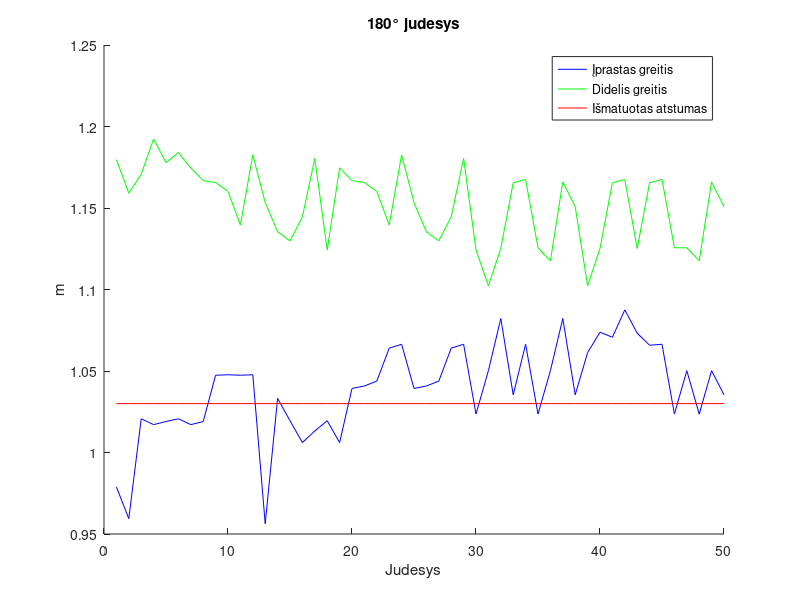
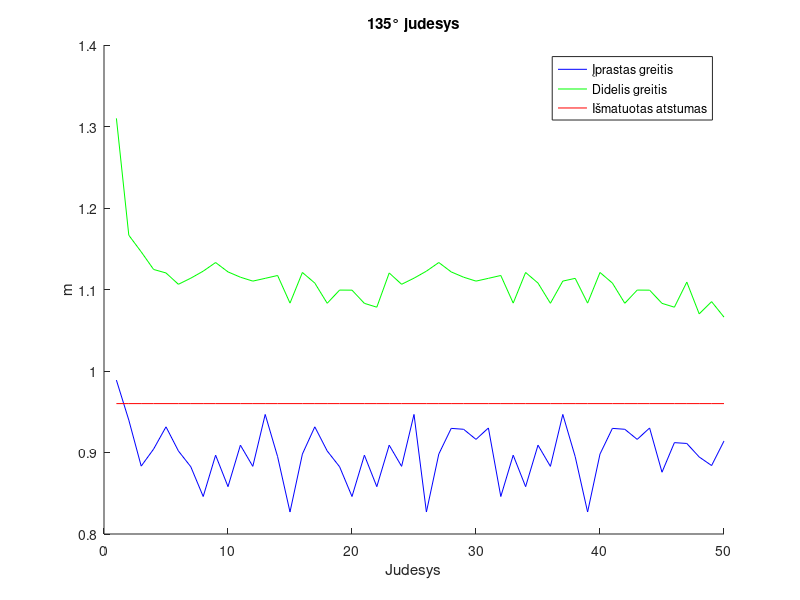
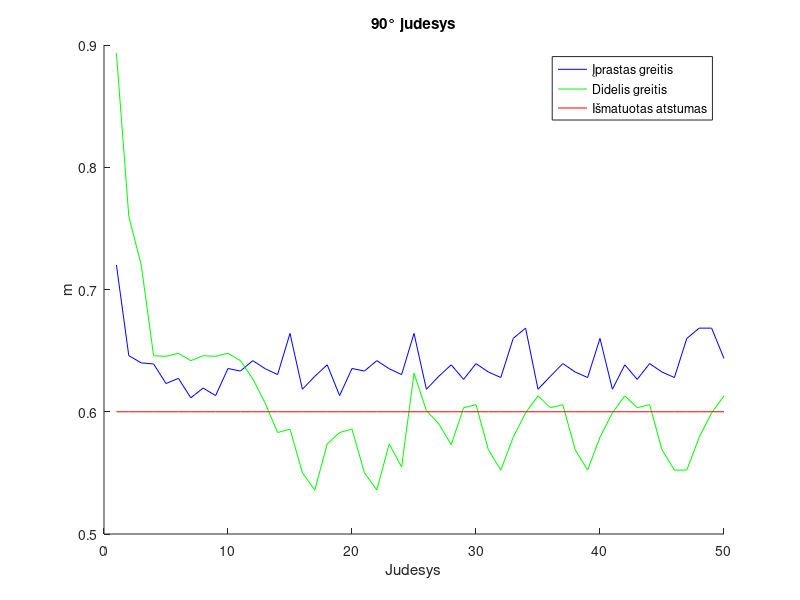

Write MATLAB code to recreate these figures, in order.
close all
clear
clc

test1 = [
    0.9789
0.9594
1.0207
1.0171
1.0190
1.0207
1.0171
1.0190
1.0474
1.0477
1.0474
1.0477
0.9563
1.0332
1.0195
1.0061
1.0132
1.0195
1.0061
1.0393
1.0408
1.0438
1.0640
1.0664
1.0393
1.0408
1.0438
1.0640
1.0664
1.0236
1.0502
1.0822
1.0354
1.0664
1.0236
1.0502
1.0822
1.0354
1.0613
1.0738
1.0707
1.0875
1.0732
1.0658
1.0664
1.0236
1.0502
1.0236
1.0502
1.0354];

test2 = [0.9888
0.9398
0.8833
0.9042
0.9315
0.9019
0.8825
0.8460
0.8967
0.8581
0.9090
0.8830
0.9467
0.8949
0.8270
0.8981
0.9315
0.9019
0.8825
0.8460
0.8967
0.8581
0.9090
0.8830
0.9467
0.8270
0.8981
0.9296
0.9285
0.9161
0.9301
0.8460
0.8967
0.8581
0.9090
0.8830
0.9467
0.8949
0.8270
0.8981
0.9296
0.9285
0.9161
0.9301
0.8758
0.9121
0.9111
0.8945
0.8840
0.9141];

test3 = [0.7201
0.6459
0.6400
0.6391
0.6231
0.6273
0.6114
0.6194
0.6132
0.6354
0.6333
0.6418
0.6352
0.6304
0.6641
0.6184
0.6290
0.6384
0.6132
0.6354
0.6333
0.6418
0.6352
0.6304
0.6641
0.6184
0.6290
0.6384
0.6265
0.6394
0.6325
0.6280
0.6600
0.6684
0.6184
0.6290
0.6394
0.6325
0.6280
0.6600
0.6184
0.6384
0.6265
0.6394
0.6325
0.6280
0.6600
0.6684
0.6684
0.6436];

test4 = [1.1797
1.1591
1.1708
1.1923
1.1779
1.1840
1.1746
1.1668
1.1656
1.1602
1.1396
1.1826
1.1533
1.1354
1.1298
1.1446
1.1804
1.1243
1.1746
1.1668
1.1656
1.1602
1.1396
1.1826
1.1533
1.1354
1.1298
1.1446
1.1804
1.1243
1.1023
1.1252
1.1655
1.1675
1.1256
1.1176
1.1660
1.1508
1.1023
1.1252
1.1655
1.1675
1.1252
1.1655
1.1675
1.1256
1.1256
1.1176
1.1660
1.1508];

test5 = [1.3100
1.1666
1.1462
1.1246
1.1203
1.1064
1.1139
1.1225
1.1331
1.1216
1.1151
1.1103
1.1137
1.1172
1.0833
1.1209
1.1079
1.0831
1.0993
1.0992
1.0830
1.0783
1.1203
1.1064
1.1139
1.1225
1.1331
1.1216
1.1151
1.1103
1.1137
1.1172
1.0833
1.1209
1.1079
1.0831
1.1103
1.1137
1.0833
1.1209
1.1079
1.0831
1.0993
1.0992
1.0830
1.0783
1.1091
1.0701
1.0851
1.0661];

test6 = [0.8934
0.7598
0.7201
0.6458
0.6454
0.6478
0.6418
0.6458
0.6454
0.6478
0.6418
0.6269
0.6070
0.5830
0.5858
0.5501
0.5360
0.5737
0.5830
0.5858
0.5501
0.5360
0.5737
0.5548
0.6315
0.6009
0.5901
0.5731
0.6033
0.6058
0.5689
0.5523
0.5792
0.5991
0.6130
0.6033
0.6058
0.5689
0.5523
0.5792
0.5991
0.6130
0.6033
0.6058
0.5689
0.5523
0.5523
0.5792
0.5991
0.6130];


org1 = [1.03
1.03
1.03
1.03
1.03
1.03
1.03
1.03
1.03
1.03
1.03
1.03
1.03
1.03
1.03
1.03
1.03
1.03
1.03
1.03
1.03
1.03
1.03
1.03
1.03
1.03
1.03
1.03
1.03
1.03
1.03
1.03
1.03
1.03
1.03
1.03
1.03
1.03
1.03
1.03
1.03
1.03
1.03
1.03
1.03
1.03
1.03
1.03
1.03
1.03];

org2 = [0.96
0.96
0.96
0.96
0.96
0.96
0.96
0.96
0.96
0.96
0.96
0.96
0.96
0.96
0.96
0.96
0.96
0.96
0.96
0.96
0.96
0.96
0.96
0.96
0.96
0.96
0.96
0.96
0.96
0.96
0.96
0.96
0.96
0.96
0.96
0.96
0.96
0.96
0.96
0.96
0.96
0.96
0.96
0.96
0.96
0.96
0.96
0.96
0.96
0.96];

org3 = [0.60
0.60
0.60
0.60
0.60
0.60
0.60
0.60
0.60
0.60
0.60
0.60
0.60
0.60
0.60
0.60
0.60
0.60
0.60
0.60
0.60
0.60
0.60
0.60
0.60
0.60
0.60
0.60
0.60
0.60
0.60
0.60
0.60
0.60
0.60
0.60
0.60
0.60
0.60
0.60
0.60
0.60
0.60
0.60
0.60
0.60
0.60
0.60
0.60
0.60];

    figure('NumberTitle', 'off', 'Name', '180° judesys');
    hold on;
    plot(test1, 'b');
    plot(test4, 'g');
    plot(org1, 'r');
    xlabel('Judesys');
    ylabel('m');
    title('180° judesys');
    legend('Įprastas greitis', 'Didelis greitis', 'Išmatuotas atstumas');

    figure('NumberTitle', 'off', 'Name', '135° judesys');
    hold on;
    plot(test2, 'b');
    plot(test5, 'g');
    plot(org2, 'r');
    xlabel('Judesys');
    ylabel('m');
    title('135° judesys');
    legend('Įprastas greitis', 'Didelis greitis', 'Išmatuotas atstumas');

    figure('NumberTitle', 'off', 'Name', '90° judesys');
    hold on;
    plot(test3, 'b');
    plot(test6, 'g');
    plot(org3, 'r');
    xlabel('Judesys');
    ylabel('m');
    title('90° judesys');
    legend('Įprastas greitis', 'Didelis greitis', 'Išmatuotas atstumas');